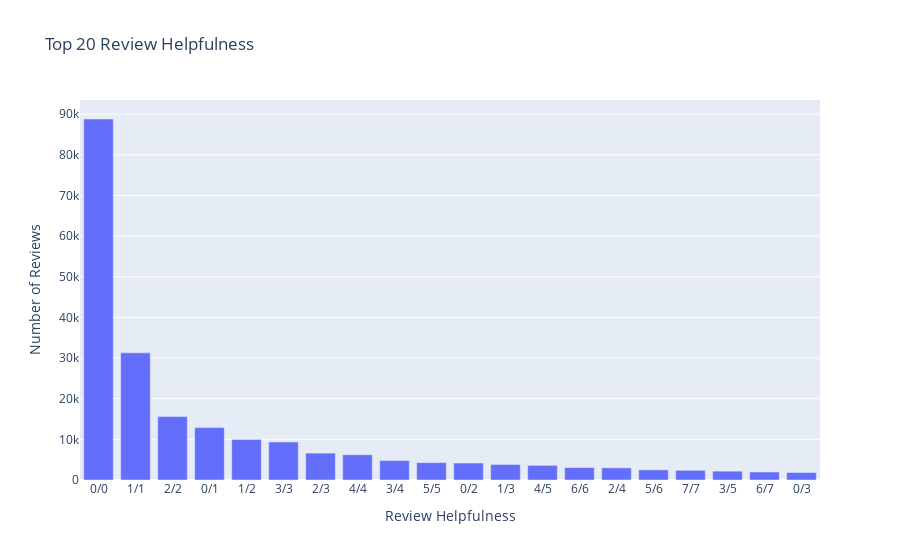

Notebook code cell kept with this figure:
### Code cell
# draw a bar plot for the top 20 review helpfulness using plotly
fig = px.bar(helpfulness_ratings.head(20), x=helpfulness_ratings.head(20).index, y=helpfulness_ratings.head(20).values, title='Top 20 Review Helpfulness', labels={'x': 'Review Helpfulness', 'y': 'Number of Reviews'})
fig.show()

### Figure 1 — Plotly figure (JSON) as saved in the notebook; plotly's stock layout.template omitted (floating-point values rounded to 4 significant figures)
{"data": [{"alignmentgroup": "True", "hovertemplate": "Review Helpfulness=%{x}<br>Number of Reviews=%{y}<extra></extra>", "legendgroup": "", "marker": {"color": "#636efa", "pattern": {"shape": ""}}, "name": "", "offsetgroup": "", "orientation": "v", "showlegend": false, "textposition": "auto", "type": "bar", "x": ["0/0", "1/1", "2/2", "0/1", "1/2", "3/3", "2/3", "4/4", "3/4", "5/5", "0/2", "1/3", "4/5", "6/6", "2/4", "5/6", "7/7", "3/5", "6/7", "0/3"], "xaxis": "x", "y": [88813, 31279, 15593, 12886, 9961, 9346, 6612, 6213, 4795, 4275, 4176, 3817, 3600, 3062, 2990, 2496, 2381, 2175, 1976, 1846], "yaxis": "y"}], "layout": {"barmode": "relative", "legend": {"tracegroupgap": 0}, "title": {"text": "Top 20 Review Helpfulness"}, "xaxis": {"anchor": "y", "domain": [0, 1], "title": {"text": "Review Helpfulness"}}, "yaxis": {"anchor": "x", "domain": [0, 1], "title": {"text": "Number of Reviews"}}}}
